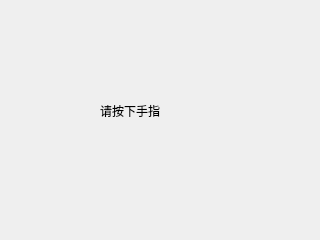
<?xml version="1.0" encoding="UTF-8"?>
<ui version="4.0">
 <class>enrollstate</class>
 <widget class="QWidget" name="enrollstate">
  <property name="geometry">
   <rect>
    <x>0</x>
    <y>0</y>
    <width>320</width>
    <height>240</height>
   </rect>
  </property>
  <property name="windowTitle">
   <string>Form</string>
  </property>
  <widget class="QLabel" name="state">
   <property name="geometry">
    <rect>
     <x>100</x>
     <y>90</y>
     <width>121</width>
     <height>41</height>
    </rect>
   </property>
   <property name="text">
    <string>请按下手指</string>
   </property>
  </widget>
 </widget>
 <resources/>
 <connections/>
</ui>
